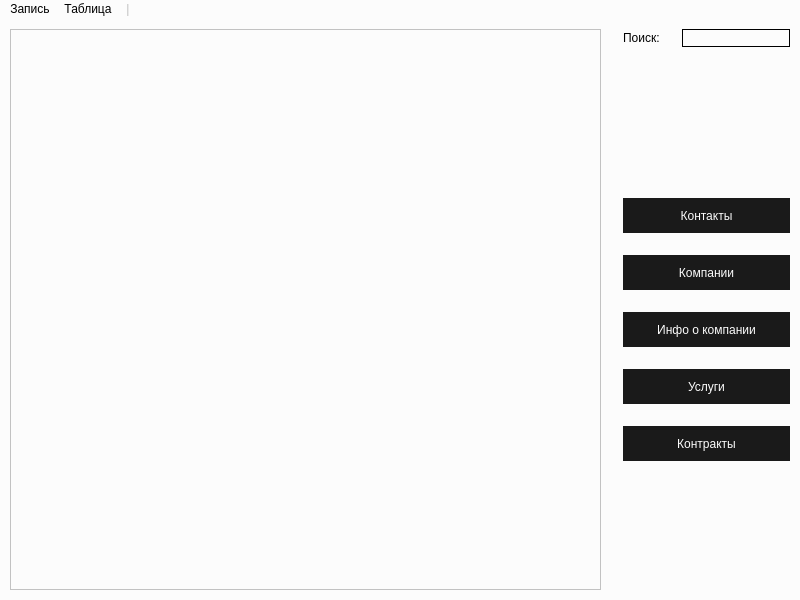
<?xml version="1.0" encoding="UTF-8"?>
<ui version="4.0">
 <class>OTables</class>
 <widget class="QMainWindow" name="OTables">
  <property name="geometry">
   <rect>
    <x>0</x>
    <y>0</y>
    <width>800</width>
    <height>600</height>
   </rect>
  </property>
  <property name="windowTitle">
   <string>ООО &quot;Варнофф&quot;</string>
  </property>
  <property name="styleSheet">
   <string notr="true">background-color: #fcfcfc;</string>
  </property>
  <widget class="QWidget" name="centralwidget">
   <property name="locale">
    <locale language="Russian" country="Russia"/>
   </property>
   <layout class="QHBoxLayout" name="horizontalLayout_2" stretch="1,0">
    <property name="spacing">
     <number>22</number>
    </property>
    <property name="leftMargin">
     <number>10</number>
    </property>
    <property name="topMargin">
     <number>10</number>
    </property>
    <property name="rightMargin">
     <number>10</number>
    </property>
    <property name="bottomMargin">
     <number>10</number>
    </property>
    <item>
     <widget class="QTableView" name="tableView">
      <property name="styleSheet">
       <string notr="true">background-color: #fcfcfc;</string>
      </property>
     </widget>
    </item>
    <item>
     <layout class="QVBoxLayout" name="verticalLayout" stretch="1,1,2,2,2,2,2,1">
      <item>
       <layout class="QHBoxLayout" name="horizontalLayout">
        <property name="sizeConstraint">
         <enum>QLayout::SetDefaultConstraint</enum>
        </property>
        <item>
         <widget class="QLabel" name="labelSearch">
          <property name="text">
           <string>Поиск:</string>
          </property>
         </widget>
        </item>
        <item>
         <widget class="QLineEdit" name="lineEditSearch">
          <property name="styleSheet">
           <string notr="true">border-color: #1a1a1a;
border: 1px solid;

background-color: transparent;
</string>
          </property>
         </widget>
        </item>
       </layout>
      </item>
      <item>
       <spacer name="verticalSpacer_2">
        <property name="orientation">
         <enum>Qt::Vertical</enum>
        </property>
        <property name="sizeHint" stdset="0">
         <size>
          <width>20</width>
          <height>40</height>
         </size>
        </property>
       </spacer>
      </item>
      <item>
       <widget class="QPushButton" name="pushButtonContacts">
        <property name="minimumSize">
         <size>
          <width>0</width>
          <height>35</height>
         </size>
        </property>
        <property name="styleSheet">
         <string notr="true">background-color: #1a1a1a;

border: none;
color: #fcfcfc;
text-align: center;</string>
        </property>
        <property name="text">
         <string>Контакты</string>
        </property>
       </widget>
      </item>
      <item>
       <widget class="QPushButton" name="pushButtonCompanies">
        <property name="minimumSize">
         <size>
          <width>0</width>
          <height>35</height>
         </size>
        </property>
        <property name="styleSheet">
         <string notr="true">background-color: #1a1a1a;

border: none;
color: #fcfcfc;
text-align: center;</string>
        </property>
        <property name="text">
         <string>Компании</string>
        </property>
       </widget>
      </item>
      <item>
       <widget class="QPushButton" name="pushButtonInfo">
        <property name="minimumSize">
         <size>
          <width>0</width>
          <height>35</height>
         </size>
        </property>
        <property name="styleSheet">
         <string notr="true">background-color: #1a1a1a;

border: none;
color: #fcfcfc;
text-align: center;</string>
        </property>
        <property name="text">
         <string>Инфо о компании</string>
        </property>
       </widget>
      </item>
      <item>
       <widget class="QPushButton" name="pushButtonServices">
        <property name="minimumSize">
         <size>
          <width>0</width>
          <height>35</height>
         </size>
        </property>
        <property name="styleSheet">
         <string notr="true">background-color: #1a1a1a;

border: none;
color: #fcfcfc;
text-align: center;</string>
        </property>
        <property name="text">
         <string>Услуги</string>
        </property>
       </widget>
      </item>
      <item>
       <widget class="QPushButton" name="pushButtonContracts">
        <property name="minimumSize">
         <size>
          <width>0</width>
          <height>35</height>
         </size>
        </property>
        <property name="styleSheet">
         <string notr="true">background-color: #1a1a1a;

border: none;
color: #fcfcfc;
text-align: center;</string>
        </property>
        <property name="text">
         <string>Контракты</string>
        </property>
       </widget>
      </item>
      <item>
       <spacer name="verticalSpacer">
        <property name="orientation">
         <enum>Qt::Vertical</enum>
        </property>
        <property name="sizeHint" stdset="0">
         <size>
          <width>20</width>
          <height>40</height>
         </size>
        </property>
       </spacer>
      </item>
     </layout>
    </item>
   </layout>
  </widget>
  <widget class="QMenuBar" name="menubar">
   <property name="geometry">
    <rect>
     <x>0</x>
     <y>0</y>
     <width>800</width>
     <height>29</height>
    </rect>
   </property>
   <widget class="QMenu" name="menuEntry">
    <property name="styleSheet">
     <string notr="true">QMenu::item:selected {
    background-color: #c9c9c9;
	color: #000
}</string>
    </property>
    <property name="locale">
     <locale language="Russian" country="Russia"/>
    </property>
    <property name="title">
     <string>Запись</string>
    </property>
    <addaction name="actionAddEntry"/>
    <addaction name="actionEditEntry"/>
    <addaction name="actionDelEntry"/>
   </widget>
   <widget class="QMenu" name="menuTable">
    <property name="styleSheet">
     <string notr="true">QMenu::item:selected {
    background-color: #c9c9c9;
	color: #000
}</string>
    </property>
    <property name="title">
     <string>Таблица</string>
    </property>
    <addaction name="actionImportTable"/>
    <addaction name="actionExportTable"/>
   </widget>
   <widget class="QMenu" name="menuSep">
    <property name="enabled">
     <bool>false</bool>
    </property>
    <property name="tearOffEnabled">
     <bool>false</bool>
    </property>
    <property name="title">
     <string>|</string>
    </property>
    <property name="separatorsCollapsible">
     <bool>true</bool>
    </property>
    <property name="toolTipsVisible">
     <bool>false</bool>
    </property>
   </widget>
   <addaction name="menuEntry"/>
   <addaction name="menuTable"/>
   <addaction name="menuSep"/>
  </widget>
  <action name="actionAddEntry">
   <property name="text">
    <string>Добавить...</string>
   </property>
   <property name="shortcut">
    <string>Ctrl+A</string>
   </property>
  </action>
  <action name="actionEditEntry">
   <property name="text">
    <string>Изменить...</string>
   </property>
   <property name="shortcut">
    <string>Ctrl+E</string>
   </property>
  </action>
  <action name="actionDelEntry">
   <property name="text">
    <string>Удалить...</string>
   </property>
   <property name="shortcut">
    <string>Ctrl+D</string>
   </property>
  </action>
  <action name="actionImportTable">
   <property name="text">
    <string>Импорт...</string>
   </property>
   <property name="shortcut">
    <string>Ctrl+I</string>
   </property>
  </action>
  <action name="actionExportTable">
   <property name="text">
    <string>Экспорт...</string>
   </property>
   <property name="shortcut">
    <string>Ctrl+X</string>
   </property>
  </action>
 </widget>
 <resources/>
 <connections/>
</ui>
